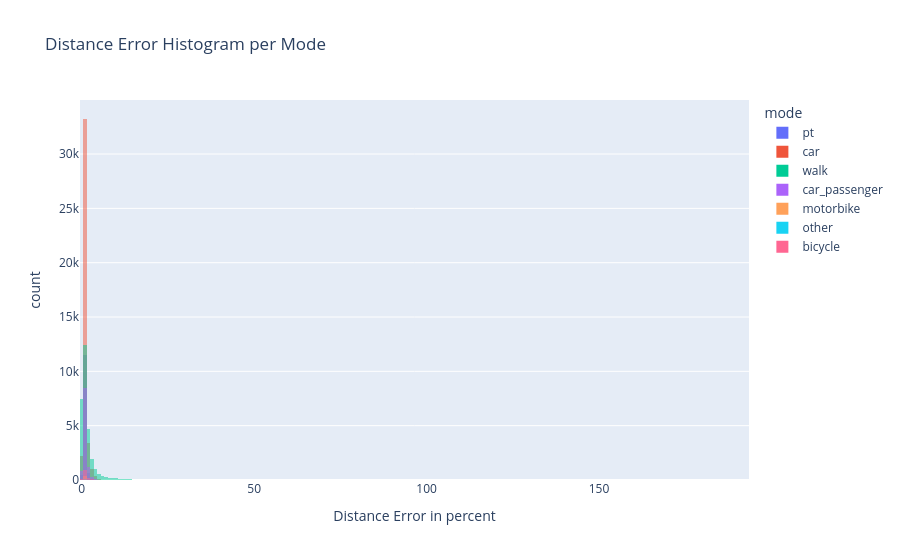

Here is the notebook cell this chart was saved with:
### Code cell
import plotly.express as px
gdf_trips["distance_error_relative"] = gdf_trips["computed_distance"] / gdf_trips["euclidean_distance"]  # Ensure distance_error is positive
fig = px.histogram(
    gdf_trips,
    x="distance_error_relative",
    color="mode",
    nbins=200,
    opacity=0.5,
    title="Distance Error Histogram per Mode",
    labels={"distance_error_relative": "Distance Error in percent", "count": "Frequency"},
)
fig.update_layout(barmode="overlay")
fig.show()

### Figure 1 — Plotly figure (JSON) as saved in the notebook; plotly's stock layout.template omitted (floating-point values rounded to 4 significant figures; data arrays with more than 128 entries replaced by an {"elided": "..."} marker saying what was removed)
{"data": [{"alignmentgroup": "True", "bingroup": "x", "hovertemplate": "mode=pt<br>Distance Error in percent=%{x}<br>count=%{y}<extra></extra>", "legendgroup": "pt", "marker": {"color": "#636efa", "opacity": 0.5, "pattern": {"shape": ""}}, "name": "pt", "nbinsx": 200, "offsetgroup": "pt", "orientation": "v", "showlegend": true, "type": "histogram", "x": {"elided": "12786 float values"}, "xaxis": "x", "yaxis": "y"}, {"alignmentgroup": "True", "bingroup": "x", "hovertemplate": "mode=car<br>Distance Error in percent=%{x}<br>count=%{y}<extra></extra>", "legendgroup": "car", "marker": {"color": "#EF553B", "opacity": 0.5, "pattern": {"shape": ""}}, "name": "car", "nbinsx": 200, "offsetgroup": "car", "orientation": "v", "showlegend": true, "type": "histogram", "x": {"elided": "40375 float values"}, "xaxis": "x", "yaxis": "y"}, {"alignmentgroup": "True", "bingroup": "x", "hovertemplate": "mode=walk<br>Distance Error in percent=%{x}<br>count=%{y}<extra></extra>", "legendgroup": "walk", "marker": {"color": "#00cc96", "opacity": 0.5, "pattern": {"shape": ""}}, "name": "walk", "nbinsx": 200, "offsetgroup": "walk", "orientation": "v", "showlegend": true, "type": "histogram", "x": {"elided": "30167 float values"}, "xaxis": "x", "yaxis": "y"}, {"alignmentgroup": "True", "bingroup": "x", "hovertemplate": "mode=car_passenger<br>Distance Error in percent=%{x}<br>count=%{y}<extra></extra>", "legendgroup": "car_passenger", "marker": {"color": "#ab63fa", "opacity": 0.5, "pattern": {"shape": ""}}, "name": "car_passenger", "nbinsx": 200, "offsetgroup": "car_passenger", "orientation": "v", "showlegend": true, "type": "histogram", "x": {"elided": "10941 float values"}, "xaxis": "x", "yaxis": "y"}, {"alignmentgroup": "True", "bingroup": "x", "hovertemplate": "mode=motorbike<br>Distance Error in percent=%{x}<br>count=%{y}<extra></extra>", "legendgroup": "motorbike", "marker": {"color": "#FFA15A", "opacity": 0.5, "pattern": {"shape": ""}}, "name": "motorbike", "nbinsx": 200, "offsetgroup": "motorbike", "orientation": "v", "showlegend": true, "type": "histogram", "x": {"elided": "438 float values"}, "xaxis": "x", "yaxis": "y"}, {"alignmentgroup": "True", "bingroup": "x", "hovertemplate": "mode=other<br>Distance Error in percent=%{x}<br>count=%{y}<extra></extra>", "legendgroup": "other", "marker": {"color": "#19d3f3", "opacity": 0.5, "pattern": {"shape": ""}}, "name": "other", "nbinsx": 200, "offsetgroup": "other", "orientation": "v", "showlegend": true, "type": "histogram", "x": [0.9084, 0.9084, 0.9256, 0.3445, 0.7452, 0.8703, 0.8703, 0.9391, 0.9391, 0, 0, 0, 0, 0, 0.1364, 0.856, 0.856, 0, 0, 0.6034, 0.6034, 0.79, 0.79, 0.7156, 0.7156, 0.7156, 0.5453, 0.5453, 0.7256, 0.7256, 0, 0.6763, 0.963, 0.9268, 0.7871, 0.7871, 0.9893, 0.9893, 0.5966, 0.5966, 0, 0.9033, 0.9033, 0.9508, 0.9508, 0.9508, 0.9508, 0.966, 0.966, 0.966, 0.966, 0.966, 0.966, 1.062, 1.012, 1.012, 1.177, 1.062, 1.062, 1.022, 1.022, 1.022, 1.022, 1.468, 1.021, 1.021, 1.042, 1.756, 1.756, 3.13, 3.13, 1.031, 1.031, 1.319, 1.361, 1.361, 1.059, 1.504, 1.482, 1.482, 1.497, 1.497, 4.663, 4.663, 1.13, 3.876, 1.989, 2.878, 3.981], "xaxis": "x", "yaxis": "y"}, {"alignmentgroup": "True", "bingroup": "x", "hovertemplate": "mode=bicycle<br>Distance Error in percent=%{x}<br>count=%{y}<extra></extra>", "legendgroup": "bicycle", "marker": {"color": "#FF6692", "opacity": 0.5, "pattern": {"shape": ""}}, "name": "bicycle", "nbinsx": 200, "offsetgroup": "bicycle", "orientation": "v", "showlegend": true, "type": "histogram", "x": {"elided": "1251 float values"}, "xaxis": "x", "yaxis": "y"}], "layout": {"barmode": "overlay", "legend": {"title": {"text": "mode"}, "tracegroupgap": 0}, "title": {"text": "Distance Error Histogram per Mode"}, "xaxis": {"anchor": "y", "domain": [0, 1], "title": {"text": "Distance Error in percent"}}, "yaxis": {"anchor": "x", "domain": [0, 1], "title": {"text": "count"}}}}
